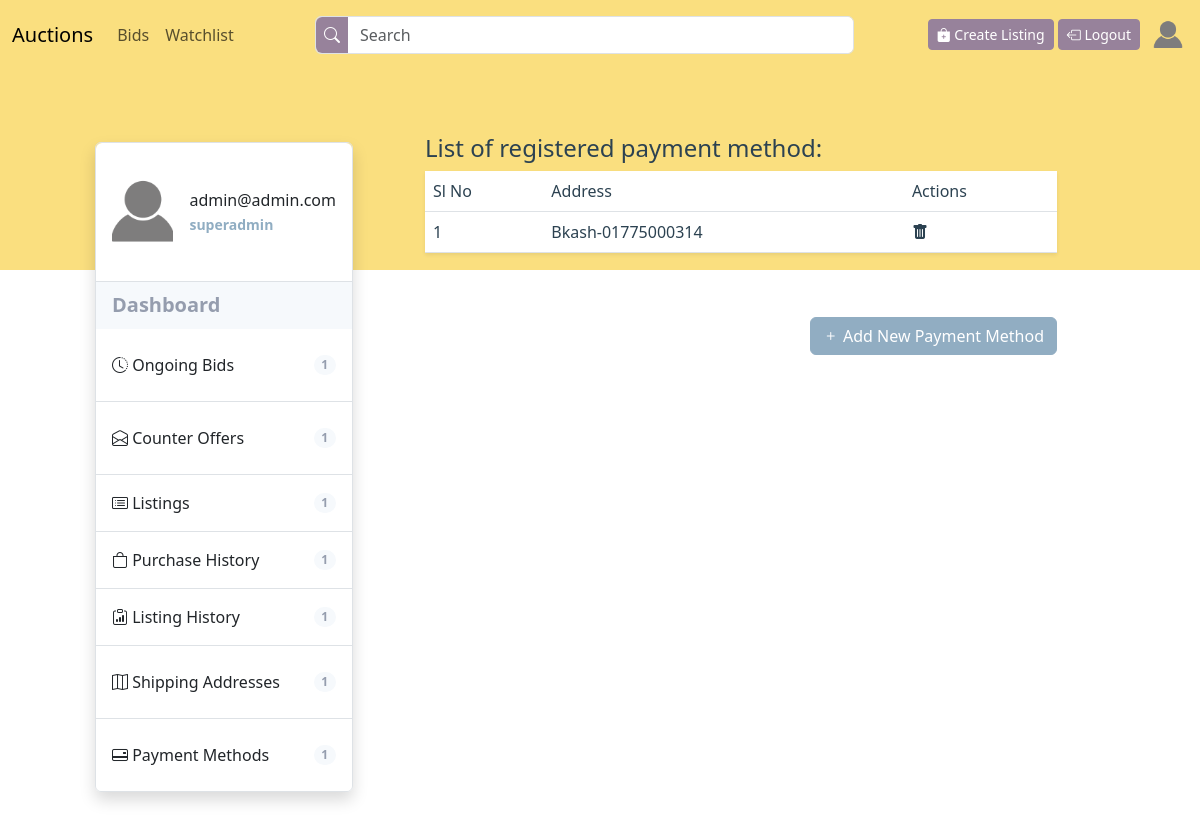
Page /users/payment-methods (signed in) on the earlier database version.
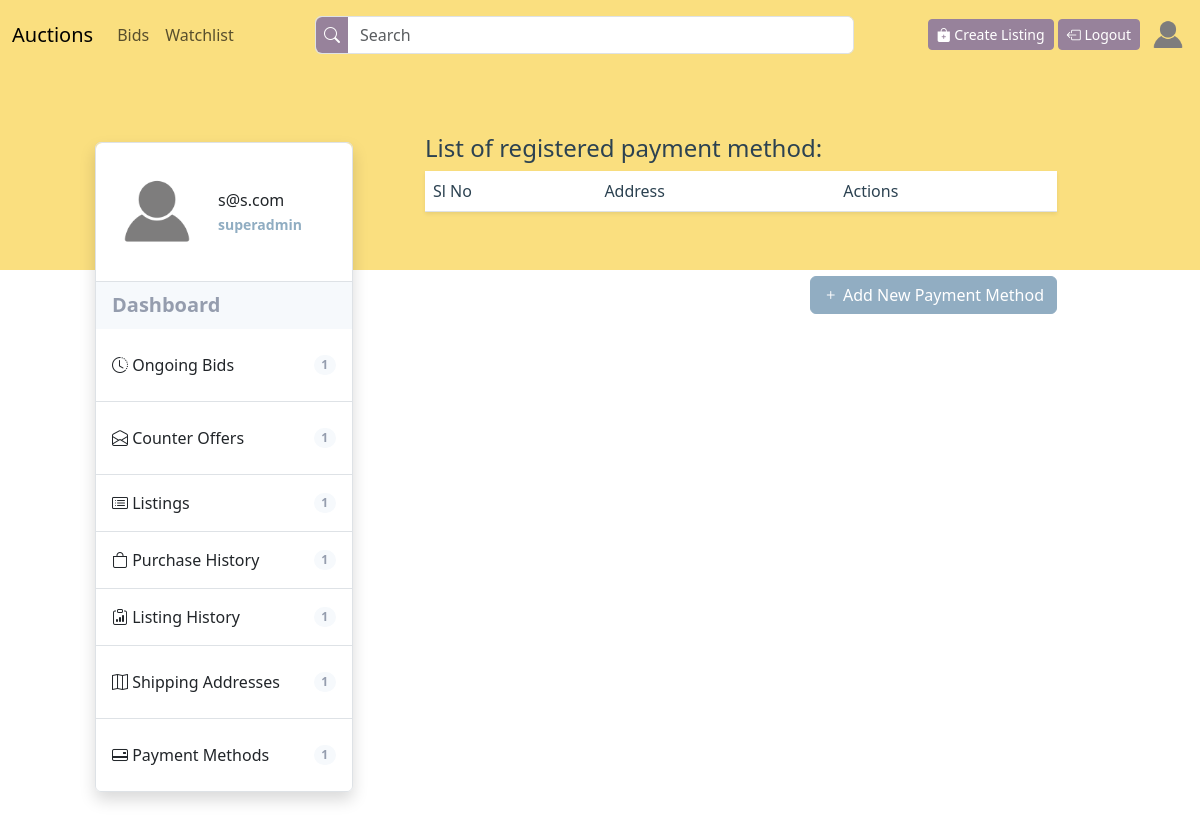
Same page on the later database version.
### users/models.py (models this page shows, shortened)
class User(AbstractUser):
    email = models.EmailField(unique=True)
    watchlist = models.ManyToManyField(
        'auctions.Listing')
    is_oauth_registered = models.BooleanField(default=False)
    display_picture = models.ImageField(
        upload_to='display-pictures/', max_length=250, default='display-pictures/default-dp.png')
    email_verification_token = models.CharField(
        max_length=200, null=True, blank=True)
    forget_password_token = models.CharField(
        max_length=200, null=True, blank=True)
    previous_email = models.EmailField(null=True, default=None)

class PaymentMethod(models.Model):
    class PaymentOption(models.TextChoices):
        BKASH = 'B', _('Bkash')
        CREDIT_CARD = 'CC', _('Credit Card')
        DEBIT_CARD = 'DC', _('Debit Card')
        COD = 'COD', _('Cash On Delivery')
    user = models.ForeignKey(User, on_delete=models.CASCADE)
    payment_option = models.CharField(
        max_length=256, choices=PaymentOption.choices)
    def __str__(self):
        if self.payment_option == self.PaymentOption.BKASH:
            return f"{self.get_payment_option_display()}-{self.bkashpayment.phone_number}"
        elif self.payment_option == self.PaymentOption.CREDIT_CARD or self.payment_option == self.PaymentOption.DEBIT_CARD:
            return f"{self.get_payment_option_display()}-{self.cardpayment.card_number}-{self.cardpayment.card_name}"
        else:
            return self.get_payment_option_display()

class BkashPayment(models.Model):
    payment_method = models.OneToOneField(
        PaymentMethod, on_delete=models.CASCADE, primary_key=True)
    phone_number = models.CharField(max_length=15)

### users/views.py (the view)
# urls.py: path('payment-methods', views.view_payment_methods,
@login_required(login_url=settings.LOGIN_URL)
def view_payment_methods(request):
    methods = PaymentMethod.objects.filter(user=request.user).exclude(
        payment_option=PaymentMethod.PaymentOption.COD)
    return render(request, 'users/payment-methods.html',
                  {'payment_methods': methods}
                  )

### users/templates/users/payment-methods.html (shortened to what this page needs)
{% extends "users/profile-layout.html" %}
{% block child%}
<h4 class="header-4 user-pages-header">List of registered payment method:</h4>
<table class="table table-hover shadow-sm" id="shipping-address-table">
    <thead class="align-top table-header">
        <tr>
            <th scope="col">Sl No</th>
            <th scope="col">Address</th>
            <th scope="col">Actions</th>
        </tr>
    </thead>
    <tbody>
        {% for method in payment_methods%}
        <tr class="lead fs-6 align-middle">
            <td>{{forloop.counter}}</td>
            <td>{{method}}</td>
            <td><a onclick="confirmPaymentMethodDelete({{ method.id }})"><i class="bi bi-trash-fill"></i></a></td>
        </tr>
        {% endfor %}
    </tbody>
</table>
<a class="btn btn-primary float-end mt-5" href="{% url 'add_payment_method' %}"><i class="bi bi-plus"></i> Add New
    Payment Method</a>
{% endblock child %}

### users/templates/users/profile-layout.html (shortened to what this page needs)
{% extends "auctions/layout.html" %}
{% block body %}
<div class="container-fluid p-5 overlap-container">
    <div class="row align-items-start justify-content-center">
        <div class="col-xl-3 col-12 mt-xl-4 mt-4">
            <ul class="list-group list-group-flush border rounded shadow">
                <li class="list-group-item d-flex justify-content-start align-items-center py-4 border-none">
                    <img src="{{user.display_picture.url}}" class="thumbnail-image">
                    <div class="ms-3 fw-medium">
                        {{request.user.email}}
                        <br>
                        <small class="fw-bold highlighted-text">{{request.user.username}}</small>
                    </div>
                </li>
                <li class="list-group-item list-bg d-flex justify-content-between align-items-center fw-bold lead">
                    Dashboard
                </li>
                <li class="list-group-item list">
                    <a class="d-flex justify-content-between align-items-center lead py-3 fs-6"
                        href="{% url 'ongoing-bids' %}">
                        <span><i class="bi bi-clock-history"></i> Ongoing Bids</span>
                        <span class="badge badge-bd rounded-pill">1</span>
                    </a>
                </li>
                <li class="list-group-item list">
                    <a class="d-flex justify-content-between align-items-center lead py-3 fs-6"
                        href="{% url 'counter-offers' %}">
                        <span><i class="bi bi-envelope-open"></i> Counter Offers</span>
                        <span class="badge badge-bd rounded-pill">1</span>
                    </a>
                </li>
                <li class="list-group-item list d-flex justify-content-between align-items-center lead py-3 fs-6">
                    <span><i class="bi bi-card-list"></i> Listings </span>
                    <span class="badge badge-bd rounded-pill">1</span>
                </li>
                <li class="list-group-item list d-flex justify-content-between align-items-center lead py-3 fs-6">
                    <span><i class="bi bi-bag"></i> Purchase History</span>
                    <span class="badge badge-bd rounded-pill">1</span>
                </li>
                <li class="list-group-item list d-flex justify-content-between align-items-center lead py-3 fs-6">
                    <span><i class="bi bi-clipboard-data"></i> Listing History</span>
                    <span class="badge badge-bd rounded-pill">1</span>
                </li>
                <li class="list-group-item list">
                    <a class="d-flex justify-content-between align-items-center lead py-3 fs-6"
                        href="{% url 'view-shipping-address' %}">
                        <span><i class="bi bi-map"></i> Shipping Addresses</span>
                        <span class="badge badge-bd rounded-pill">1</span>
                    </a>
                </li>
                <li class="list-group-item list">
                    <a class="d-flex justify-content-between align-items-center lead py-3 fs-6"
                        href="{% url 'view-payment-methods' %}">
                        <span><i class="bi bi-credit-card-2-back"></i> Payment Methods</span>
                        <span class="badge badge-bd rounded-pill">1</span>
                    </a>
                </li>
            </ul>
        </div>
        <div class="col-xl-8 col-12 mt-xl-0 mt-5">
            <div class="px-xl-5 px-0 py-3" id="user-profile-content-container">
                {% block child %}
                {% endblock child%}
            </div>
        </div>
    </div>
</div>
{% endblock %}

### auctions/templates/auctions/layout.html (shortened to what this page needs)
{% load static %}
<!DOCTYPE html>
<html lang="en">
<head>
    <link href="https://cdn.jsdelivr.net/npm/bootstrap@5.3.2/dist/css/bootstrap.min.css" rel="stylesheet"
>
    <link href="{% static 'commerce/styles.css' %}" rel="stylesheet">
    <link rel="stylesheet" href="https://cdn.jsdelivr.net/npm/sweetalert2@11.0.19/dist/sweetalert2.min.css">
    <link rel="stylesheet" href="https://cdn.jsdelivr.net/npm/bootstrap-icons@1.11.2/font/bootstrap-icons.min.css">
</head>
<body>
    <nav class="navbar navbar-expand-lg sticky-top bg-background-tertiary" style="background-color: var(--nav);">
        <div class="container-fluid">
            <a class="navbar-brand" href="{% url 'index' %}">Auctions</a>
            <div class="collapse navbar-collapse" id="navbarSupportedContent">
                <ul class="navbar-nav me-auto mb-2 mb-lg-0">
                    {% if user.is_authenticated %}
                    <li class="nav-item">
                        <a class="nav-link" href="{% url 'user_bids' %}">Bids</a>
                    </li>
                    <li class="nav-item">
                        <a class="nav-link" href="{% url 'index' %}">Watchlist</a>
                    </li>
                    {% endif %}
                </ul>
                <form class="d-flex w-50 me-auto my-2 form-control p-0" role="search" action="{% url 'search' %}"
                    menthod="POST">
                    <button type="submit" style="background-color: var(--custom-secondary); border-width: 0px;"
                        class="text-white rounded-start px-2"><i class="bi bi-search"></i>
                    </button>
                    <input class="form-control w-100 ms-0" type="search" placeholder="Search" aria-label="Search"
                        style="border-width: 0px;">
                </form>
                <div class="float-lg-end float-start">
                    <a class="btn btn-secondary btn-sm mt-1" href="{% url 'create-listing' %}"><i
                            class="bi bi-bag-plus-fill"></i>
                        Create Listing</a>
                    {% if user.is_authenticated %}
                    <a class="btn btn-secondary btn-sm mt-1" href="{% url 'logout' %}"><i
                            class="bi bi-box-arrow-left"></i>
                        Logout</a>
                    {% else %}
                    <a class="btn btn-secondary btn-sm mt-1" href="{% url 'login' %}"><i
                            class="bi bi-box-arrow-in-right"></i> Login</a>
                    <a class="btn btn-secondary btn-sm mt-1" href="{% url 'register' %}"><i
                            class="bi bi-person-plus-fill"></i> Register</a>
                    {% endif %}
                    {% if user.is_authenticated %}
                    <a class="ms-2 ali float-end" href="{% url 'profile' %}">
                        <div style="width: 40px; height: 40px; overflow: hidden; border-radius: 50%;">
                            <img src="{{user.display_picture.url}}"
                                style="height:100%; width: 100%; object-fit: cover;">
                        </div>
                    </a>
                </div>
                {% endif %}
            </div>
        </div>
    </nav>
    {% block body %}
    {% endblock %}
</body>
</html>

Differences in the rows shown:
removed PaymentMethod: payment_option+id "Bkash-01775000314"
changed User "superadmin": user.email "admin@admin.com" → "s@s.com"
